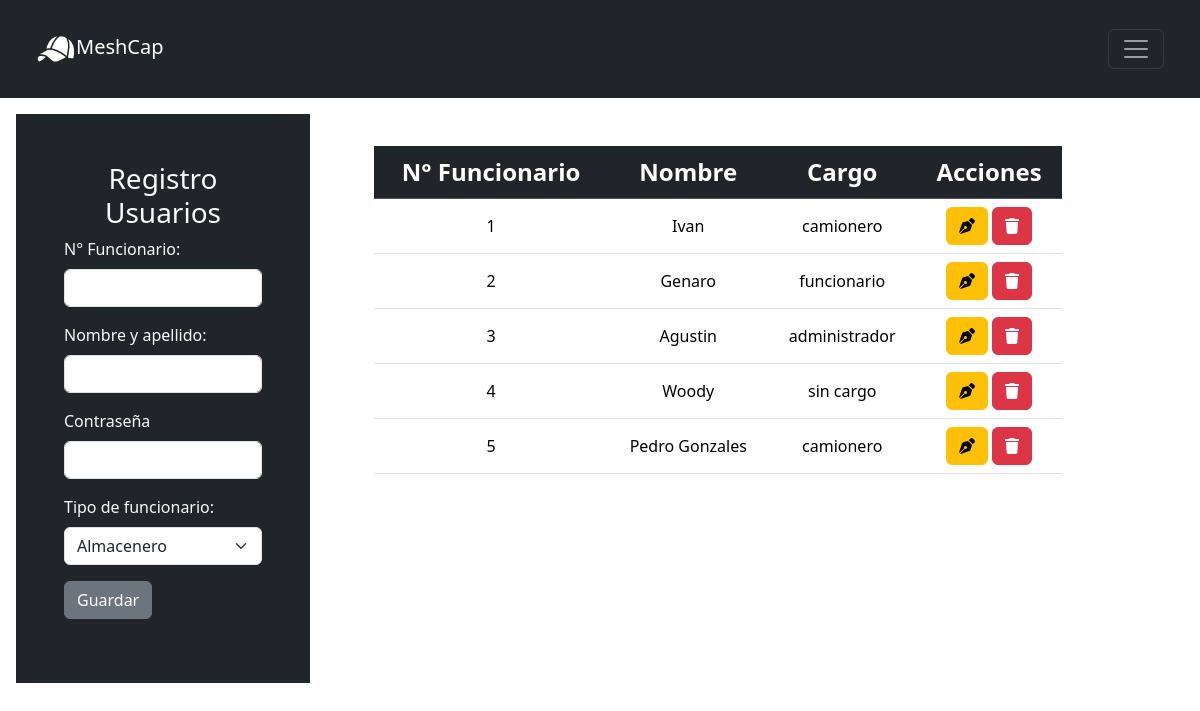
The page /src/BACKOFFICE/VISTA/crudUsuarios.php on the database as committed earlier.
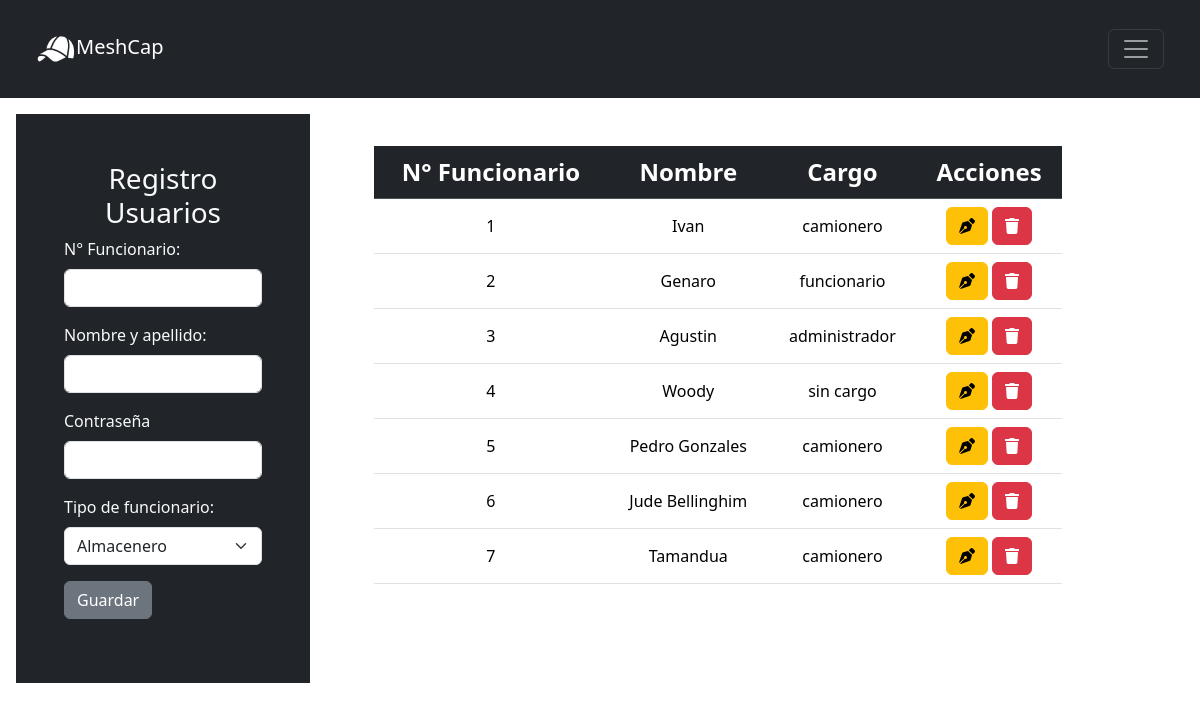
The same page on the database as committed later.
### tables this page shows
CREATE TABLE `usuario` (
  `id_usuario` int(11) NOT NULL,
  `nombre` varchar(30) DEFAULT 'anonimo',
  `cargo` enum('camionero','funcionario','administrador','sin cargo') NOT NULL DEFAULT 'sin cargo'
);

### src/BACKOFFICE/VISTA/crudUsuarios.php (the view, shortened to what this page needs)
<?php require('../../db.php'); ?>
<!DOCTYPE html>
<html lang="en">
<head>
    <link rel="stylesheet" href="../CSS/stylesCrudPaquetes.css">
    <link href="https://cdn.jsdelivr.net/npm/bootstrap@5.3.2/dist/css/bootstrap.min.css" rel="stylesheet">
</head>
<body>
<nav class="navbar navbar-dark bg-dark p-4 ">
    <div class="container-fluid">
      <a class="navbar-brand" href="backoffice.html" id="logo"><img src="../../IMAGES/gorraBlanca.png" height="40" alt="">MeshCap</a>
        <button class="navbar-toggler" type="button" data-bs-toggle="offcanvas" data-bs-target="#offcanvasDarkNavbar" aria-controls="offcanvasDarkNavbar" aria-label="Toggle navigation">
          <span class="navbar-toggler-icon"></span>
        </button>
  </div>
</nav>
    <div class="container-fluid row" $id="container-total">
      <form action="../CONTROLADOR/saveCruds.php" method="POST" class="col-3 p-5 m-3 bg-dark text-light">
        <div class="mb-3">
          <h3 class ="text-light text-center">Registro Usuarios</h3>
            <div class="mb-3">
              <label for="exampleInputPassword1" class="form-label">N° Funcionario:</label>
                <input type="number" class="form-control" id="exampleInputPassword1" name="numero_funcionario" required>
            </div>
            <div class="mb-3">
              <label for="exampleInputPassword1" class="form-label">Nombre y apellido:</label>
                <input type="text" class="form-control" id="exampleInputPassword1" name="nombre" required>
            </div>
            <div class="mb-3">
              <label for="exampleInputPassword1" class="form-label">Contraseña</label>
                <input type="password" class="form-control" id="exampleInputPassword1" name="clave" required>
            </div>
            <label for="exampleInputEmail1" class="form-label">Tipo de funcionario:</label>
              <select class="form-select mb-3" aria-label="Default select example" name="cargo" required>
                <option value="funcionario">Almacenero</option>
              </select>
              <button type="submit" class="btn btn-secondary" name="guardar_usuario">Guardar</button>
      </form>
    </div>
    <div class="col-8 p-5 text-center">
          <div style="max-height: 600px; overflow-y: auto;">
              <table class="table col-8">
              <thead class="table-dark fs-4">
                  <tr class="align-middle">
                    <th scope="col">N° Funcionario</th>
                    <th scope="col">Nombre</th>
                    <th scope="col">Cargo</th>
                    <th scope="col">Acciones</th>
                  </tr>
              </thead>
              <tbody>
                    <?php
                    $query = "SELECT * FROM usuario";
                    $usuario = mysqli_query($conn,$query);
                    while($fila = mysqli_fetch_array($usuario)){ ?>
                            <tr class="align-middle">
                                <td><?php echo $fila['id_usuario']?></td>
                                <td><?php echo $fila['nombre']?></td>
                                <td><?php echo $fila['cargo']?></td>
                                 <td class="align-middle">
                                 <a href="../VISTA/editUsuarios.php?id_usuario=<?php echo $fila['id_usuario']; ?>" class="btn btn-small btn-warning"><i class="fas fa-pen-nib"></i></a>
                                 <a href="../CONTROLADOR/deleteCruds.php?id_usuario=<?php echo $fila['id_usuario']; ?>" class="btn btn-small btn-danger"><i class="fas fa-trash"></i></a>
                                </td>
                            </tr>
                    <?php } ?>
                </tbody>
            </table>
          </div>
    </div>
</body>

Rows that differ between the two databases and show on the page:
added usuario: id_usuario "6", nombre "Jude Bellinghim", cargo "camionero"
added usuario: id_usuario "7", nombre "Tamandua", cargo "camionero"
